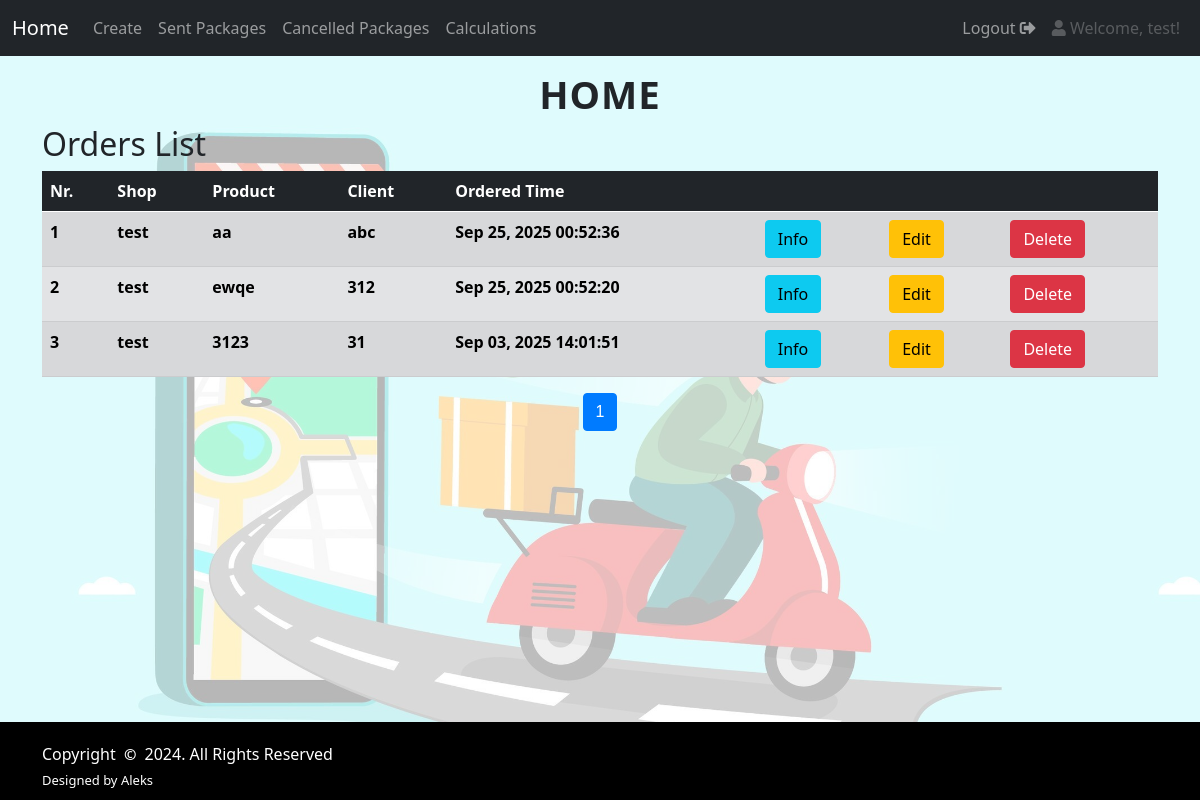
Page /core/ (signed in) on the committed database.
### core/models.py (models this page shows, shortened)
class Order(models.Model):
    id = models.UUIDField(primary_key=True, default=uuid.uuid4, editable=False)
    shop = models.ForeignKey(User, on_delete=models.CASCADE, default=1)
    product = models.CharField(max_length=50)
    price = models.IntegerField(blank=True, null=True)
    shipment_value = models.IntegerField(blank=True, null=True)
    total = models.IntegerField(blank=True, null=True)
    client = models.CharField(max_length=50)
    address = models.CharField(max_length=100)
    phone_number = models.IntegerField()
    ordered_time = models.DateTimeField(default=timezone.now)
    date_received = models.DateField(null=True, blank=True)
    image = models.ImageField(upload_to='uploads/', blank=True, null=True)

### core/views/home.py (the view)
# urls.py: path('', home, name="home"),
def home(request):
    template_name = 'core/home.html'
    shops = User.objects.all()
    if request.user.is_superuser:
        selected_shop = request.GET.get('shop')
        if selected_shop:
            order_data = Order.objects.defer('id').filter(shop_id=selected_shop).order_by("-ordered_time")
        else:
            order_data = Order.objects.defer('id').order_by("-ordered_time")
    else:
        order_data = Order.objects.defer('id').filter(shop=request.user).order_by("-ordered_time")
    paginator = Paginator(order_data, 10)
    page_number = request.GET.get('page')
    page_obj = paginator.get_page(page_number)
    context = {'shops': shops, 'page_obj': page_obj}
    return render(request, template_name, context)

### core/templates/core/home.html (shortened to what this page needs)
<!DOCTYPE html>
<html lang="en">
{% load static %}
<head>
    <link href="https://cdn.jsdelivr.net/npm/bootstrap@5.0.2/dist/css/bootstrap.min.css"
 rel="stylesheet">
    <link href="https://cdnjs.cloudflare.com/ajax/libs/font-awesome/5.15.4/css/all.min.css" rel="stylesheet">
    <link rel="stylesheet" href="https://cdnjs.cloudflare.com/ajax/libs/font-awesome/5.15.4/css/all.min.css">
    <link href="{% static 'css/home.css' %}" rel="stylesheet" type="text/css"/>
</head>
<body>
{% include 'navbar.html' %}
<main class="flex-grow-1">
{% block content %}
  <h1 class="text-center fancy-title">HOME</h1>
    <div class="container" id="home">
    <h2>Orders List</h2>
    <table class="table table-secondary table-striped">
        <thead class="table-dark">
        <tr>
            <th scope="col">Nr.</th>
            <th scope="col">Shop</th>
            <th scope="col">Product</th>
            <th scope="col">Client</th>
            <th scope="col">Ordered Time</th>
            <th scope="col"></th>
            <th scope="col"></th>
            <th scope="col"></th>
        </tr>
        </thead>
        <tbody>
        {% for data in page_obj %}
        <tr>
            <th scope="row">{{ forloop.counter|add:page_obj.start_index|add:"-1" }}</th>
            <th scope="row">{{ data.shop }}</th>
            <th scope="row">{{ data.product }}</th>
            <th scope="row">{{ data.client }}</th>
            <th scope="row">{{ data.ordered_time|date:"M d, Y H:i:s" }}</th>
            <th scope="row"><a class="btn btn-info" href="{% url 'info' data.id %}">Info</a></th>
            {% if user.is_superuser %}
            <th scope="row"><a class="btn btn-success" href="{% url 'mark_order_sent' data.id %}">Sent</a></th>
            <th scope="row"><a class="btn btn-danger" href="{% url 'mark_order_cancelled' data.id %}">Cancelled</a></th>
            {% else %}
            <th scope="row"><a class="btn btn-warning" href="{% url 'edit' data.id %}">Edit</a></th>
            <th scope="row"><a class="btn btn-danger" href="{% url 'delete' data.id %}">Delete</a></th>
            {% endif %}
        </tr>
        {% endfor %}
        </tbody>
    </table>
    <nav aria-label="Page navigation">
        <ul class="pagination justify-content-center">
            {% for num in page_obj.paginator.page_range %}
            <li class="page-item {% if page_obj.number == num %}active{% endif %}"><a class="page-link" href="?page={{ num }}{% if request.GET.shop %}&shop={{ request.GET.shop }}{% endif %}">{{ num }}</a></li>
            {% endfor %}
        </ul>
    </nav>
</div>
{% endblock %}
  </main>
{% include 'footer.html' %}
</body>
</html>

### templates/navbar.html (shortened to what this page needs)
<nav class="navbar navbar-expand-lg navbar-dark bg-dark">
  <div class="container-fluid">
    <a class="navbar-brand" href="{% url 'home' %}">Home</a>
    <div class="collapse navbar-collapse" id="navbarSupportedContent">
      <ul class="navbar-nav me-auto mb-2 mb-lg-0">
        <li class="nav-item">
          <a class="nav-link" href="{% url 'create' %}">Create</a>
        </li>
        <li class="nav-item">
          <a class="nav-link" href="{% url 'sent_packages' %}">Sent Packages</a>
        </li>
        <li class="nav-item">
          <a class="nav-link" href="{% url 'cancelled_packages' %}">Cancelled Packages</a>
        </li>
        <li class="nav-item">
          <a class="nav-link" href="{% url 'order_calculations' %}">Calculations</a>
        </li>
      </ul>
      <ul class="navbar-nav ms-auto mb-2 mb-lg-0">
        {% if user.is_authenticated %}
          <li class="nav-item">
            <a class="nav-link" href="{% url 'logout' %}">Logout <i class="fas fa-sign-out-alt"></i></a>
          </li>
          <li class="nav-item">
            <a class="nav-link disabled" href="#"> <i class="fas fa-user"></i> Welcome, {{ user.username }}!</a>
          </li>
        {% endif %}
      </ul>
    </div>
  </div>
</nav>

### static/css/home.css (style rules this page uses)
#home { display: flex; flex-direction: column; }
h1.fancy-title { margin-top: 15px; font-size: 2.4rem; letter-spacing: 1px; font-weight: bold; }
body { background-image: url('/static/image/background.jpg'); background-color: rgba(255, 255, 255, 0.7); background-blend-mode: lighten; background-size: 90%; }
.pagination { width: 100%; padding: 0 1rem; display: flex; justify-content: center; font-family: cursive, sans-serif; }
.page-link { color: #000; background-color: #fff; border: 1px solid #dee2e6; text-decoration: none; transition: background-color 0.15s ease-in-out, color 0.15s ease-in-out; }
.page-item.active .page-link { background-color: #007bff; color: #fff; border-color: #007bff; }
html, body { height: 100%; margin: 0; }
body { display: flex; flex-direction: column; min-height: 100vh; }
main { flex: 1; }

### rows in the picture
Order: shop "test", product "aa", client "abc", ordered_time "Sep 25, 2025 00:52:36"
Order: shop "test", product "ewqe", client "312", ordered_time "Sep 25, 2025 00:52:20"
Order: shop "test", product "3123", client "31", ordered_time "Sep 03, 2025 14:01:51"

### other values in the picture
{{ user.username }} "test"
{{ num }} "1"
